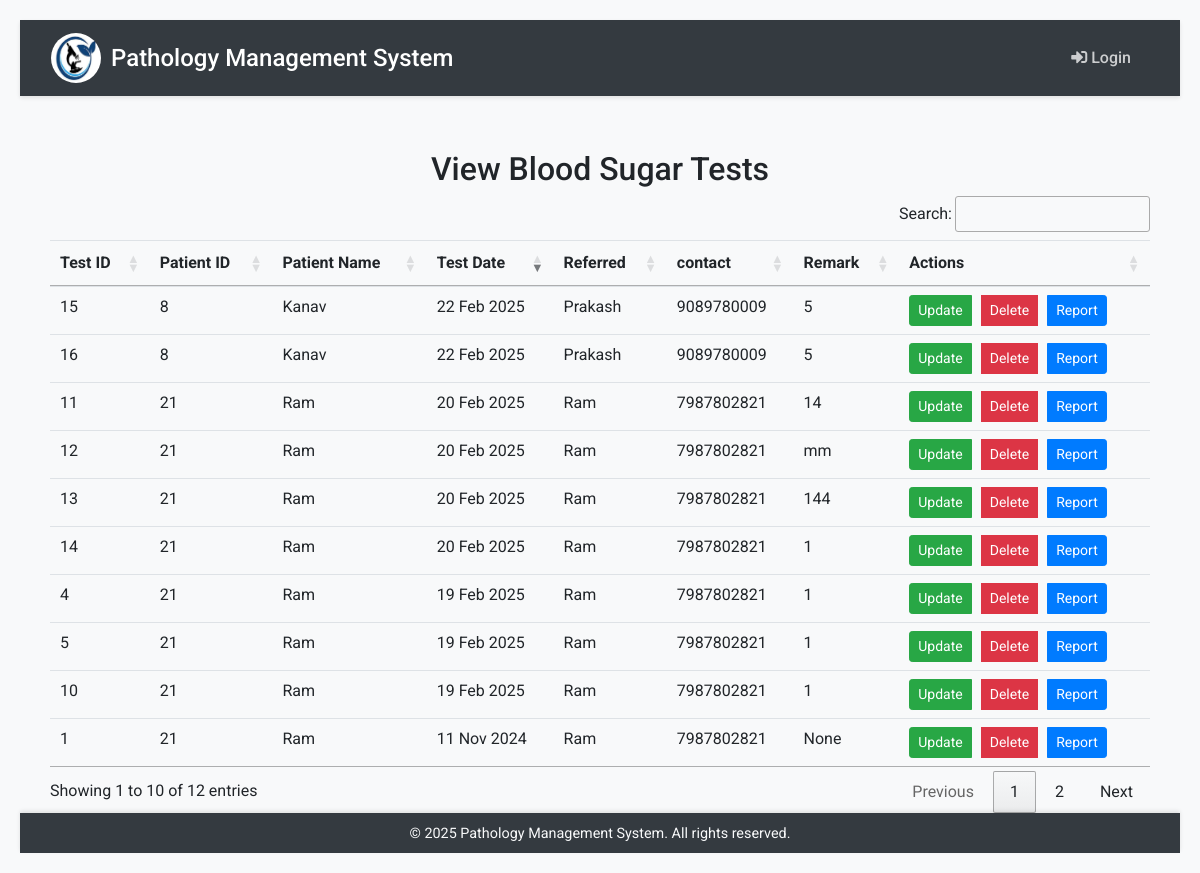
The page /viewbloodsugar/ on the database its author committed.
### pathoapp/models.py (models this page shows, shortened)
class BloodSugar(models.Model):
    patient = models.ForeignKey(PatientMaster, on_delete=models.CASCADE)
    test_id = models.IntegerField(primary_key=True)  # Primary key for the test
    test_date = models.DateField(default=datetime.now)  # Automatically sets the current date
    doctor = models.ForeignKey(Doctor, on_delete=models.CASCADE, null=True, blank=True)  # Add this field
    bloodfas = models.DecimalField(max_digits=5, decimal_places=2, null=True, blank=True)
    bloodpp = models.DecimalField(max_digits=5, decimal_places=2, null=True, blank=True)
    bloodrandom = models.DecimalField(max_digits=5, decimal_places=2, null=True, blank=True)
    urinefas = models.DecimalField(max_digits=5, decimal_places=2, null=True, blank=True)
    urinepp = models.DecimalField(max_digits=5, decimal_places=2, null=True, blank=True)
    urinerandom = models.DecimalField(max_digits=5, decimal_places=2, null=True, blank=True)
    acetone = models.DecimalField(max_digits=5, decimal_places=2, null=True, blank=True)
    other_test = models.CharField(max_length=100, null=True, blank=True)
    result = models.CharField(max_length=100, null=True, blank=True)
    normal_value = models.CharField(max_length=100, null=True, blank=True)
    remarks = models.CharField(max_length=100, null=True, blank=True)
    patientname = models.CharField(max_length=100)
    age = models.IntegerField()
    gender = models.CharField(max_length=10)
    mobile = models.CharField(max_length=15)
    email = models.EmailField()

class PatientMaster(models.Model):
    patientid = models.IntegerField(primary_key=True)
    patientname = models.CharField(max_length=100)  # Renamed 'name' to 'patientname'
    recondate = models.DateField()  # Recommended date for the patient
    age = models.IntegerField()
    GENDER_CHOICES = [
        ('MALE', 'Male'),
        ('FEMALE', 'Female'),
        ('OTHER', 'Other'),
    ]
    gender = models.CharField(max_length=10, choices=GENDER_CHOICES, default='MALE')
    mobile = models.CharField(max_length=15)
    email = models.EmailField()
    address = models.CharField(max_length=255)
    refbydoctor = models.ForeignKey(Doctor, on_delete=models.SET_NULL, null=True, blank=True)

class Doctor(models.Model):
    doctorname = models.CharField(max_length=255, primary_key=True)  # Field for doctor's name
    email = models.EmailField(max_length=254)  # Field for doctor's email address
    def __str__(self):
        return self.doctorname

### pathoapp/views.py (the view)
# urls.py: path('viewbloodsugar/', views.viewbloodsugar, name='viewbloodsugar'),
def viewbloodsugar(request):
    bloodsugar_tests = BloodSugar.objects.all()
    return render(request, 'pathoapp/viewbloodsugar.html', {
        'bloodsugar_tests': bloodsugar_tests
    })

### pathoapp/templates/pathoapp/viewbloodsugar.html (shortened to what this page needs)
{% extends "pathoapp/base.html" %}
{% load static %}
{% block content %}
<div class="container" style="margin-top:30px">
    <h2 class="text-center">View Blood Sugar Tests</h2>
    <table id="bloodsugarTestsTable" class="table table-hover">
        <thead>
            <tr>
                <th>Test ID</th>
                <th>Patient ID</th>
                <th>Patient Name</th>
                <th>Test Date</th>
                <th>Referred</th>
                <th>contact</th>
                <th>Remark</th>
                <th>Actions</th>
            </tr>
        </thead>
        <tbody>
            {% for test in bloodsugar_tests %}
            <tr>
                <td>{{ test.test_id }}</td>
                <td>{{ test.patient_id }}</td>
                <td>{{ test.patient.patientname }}</td>
                <td>{{ test.test_date|date:"d M Y" }}</td>
                <td>{{ test.patient.refbydoctor }}</td>
                <td>{{ test.patient.mobile}}</td>
                <td>{{ test.remarks }}</td>
                <td>
                    <div class="btn-group" role="group" aria-label="Actions">
                        <a href="{% url 'updatebloodsugar' test.test_id %}" class="btn btn-success btn-sm" style="margin-right: 10px;">Update</a>
                        <a href="#"
                            onclick="confirmDelete('{{ test.test_id }}'); return false;"
                            class="btn btn-danger btn-sm" style="margin-right: 10px;">Delete</a>
                        <a href="{% url 'bloodsugar_report' test.test_id %}" class="btn btn-primary btn-sm" >Report</a>
                    </div>
                </td>
            </tr>
            {% endfor %}
        </tbody>
    </table>
</div>
{% endblock %}

### pathoapp/templates/pathoapp/base.html (shortened to what this page needs)
{% load static %}
<!DOCTYPE html>
<html lang="en">
<head>
    <link rel="stylesheet" href="https://maxcdn.bootstrapcdn.com/bootstrap/4.3.1/css/bootstrap.min.css">
    <link rel="stylesheet" href="https://use.fontawesome.com/releases/v5.6.3/css/all.css">
    <link rel="stylesheet" type="text/css" href="{% static 'css/mystyle.css' %}">
    <link rel="stylesheet" href="https://cdn.datatables.net/1.11.5/css/jquery.dataTables.min.css">
    <link rel="stylesheet" href="https://cdn.datatables.net/buttons/2.2.3/css/buttons.dataTables.min.css">
</head>
<body>
    <nav class="navbar navbar-expand-lg bg-dark navbar-dark">
        <div class="container-fluid">
            <a class="navbar-brand" href="{% url 'home' %}">
                <img src="{% static 'images/logo.jpeg' %}" alt="Pathology Logo" width="50" height="50">
                <span>Pathology Management System</span>
            </a>
            <div class="collapse navbar-collapse" id="collapsibleNavbar">
                <ul class="navbar-nav ml-auto">
                    {% if user.is_authenticated %}
                        <li class="nav-item">
                            <a class="nav-link" href="#"><i class="fas fa-user"></i> Welcome, {{ user.username }}</a>
                        </li>
                        <li class="nav-item">
                            <a class="nav-link" href="{% url 'home' %}"><i class="fas fa-home"></i> Home</a>
                        </li>
                        <li class="nav-item dropdown">
                            <a class="nav-link dropdown-toggle" data-toggle="dropdown" href="#">Master</a>
                            <div class="dropdown-menu">
                                <a class="dropdown-item" href="{% url 'addpathoinfo' %}">Add Pathoinfo</a>
                                <a class="dropdown-item" href="{% url 'addpatient' %}">Add Patient</a>
                                <a class="dropdown-item" href="{% url 'viewpatient' %}">View Patient</a>
                                <a class="dropdown-item" href="{% url 'adddoctor' %}">Add Doctor</a>
                            </div>
                        </li>
                        <li class="nav-item dropdown">
                            <a class="nav-link dropdown-toggle" data-toggle="dropdown" href="#">Test</a>
                            <div class="dropdown-menu">
                                <a class="dropdown-item" href="{% url 'addhaematology' %}">Add Haematology</a>
                                <a class="dropdown-item" href="{% url 'viewhaematology' %}">View Haematology</a>
                                <hr class="dropdown-divider">
                                <a class="dropdown-item" href="{% url 'addbloodsugar' %}">Add Blood Sugar</a>
                                <a class="dropdown-item" href="{% url 'viewbloodsugar' %}">View Blood Sugar</a>
                                <hr class="dropdown-divider">
                                <a class="dropdown-item" href="{% url 'addkidney' %}">Add Kidney</a>
                                <a class="dropdown-item" href="{% url 'viewkidney' %}">View Kidney</a>
                                <hr class="dropdown-divider">
                                <a class="dropdown-item" href="{% url 'addurine' %}">Add Urine</a>
                                <a class="dropdown-item" href="{% url 'viewurine' %}">View Urine</a>
                                <hr class="dropdown-divider">
                                <a class="dropdown-item" href="{% url 'addhiv' %}">Add HIV</a>
                                <a class="dropdown-item" href="{% url 'viewhiv' %}">View HIV</a>
                                <hr class="dropdown-divider">
                                <a class="dropdown-item" href="{% url 'addmicroalbumin' %}">Add Microalbumin</a>
                                <a class="dropdown-item" href="{% url 'viewmicroalbumin' %}">View Microalbumin</a>
                                <a class="dropdown-item" href="{% url 'doctor_st' %}">Doctor Statement</a>
                                <a class="dropdown-item" href="{% url 'daily_report' %}">Daily Report</a>
                            </div>
                        </li>
                        <li class="nav-item dropdown">
                            <a class="nav-link dropdown-toggle" data-toggle="dropdown" href="#">Reports</a>
                            <div class="dropdown-menu">
                                {% for test in haematology_tests %}
                                    <a class="dropdown-item" href="{% url 'haematology_report' test.test_id %}">Haematology Report - {{ test.test_id }}</a>
                                {% endfor %}
                                {% for test in bloodsugar_tests %}
                                    <a class="dropdown-item" href="{% url 'bloodsugar_report' test.test_id %}">Blood Sugar Report - {{ test.test_id }}</a>
                                {% endfor %}
                                {% for test in kidney_tests %}
                                    <a class="dropdown-item" href="{% url 'kidney_report' test.test_id %}">Kidney Report - {{ test.test_id }}</a>
                                {% endfor %}
                                {% for test in urine_tests %}
                                    <a class="dropdown-item" href="{% url 'urine_report' test.test_id %}">Urine Report - {{ test.test_id }}</a>
                                {% endfor %}
                                {% for test in hiv_tests %}
                                    <a class="dropdown-item" href="{% url 'hiv_report' test.test_id %}">HIV Report - {{ test.test_id }}</a>
                                {% endfor %}
                                {% for test in microalbumin_tests %}
                                    <a class="dropdown-item" href="{% url 'microalbumin_report' test.test_id %}">Microalbumin Report - {{ test.test_id }}</a>
                                {% endfor %}
                            </div>
                        </li>
                        <li class="nav-item">
                            <a class="nav-link" href="{% url 'about' %}"><i class="far fa-address-card"></i> About</a>
                        </li>
                        <li class="nav-item">
                            <a class="nav-link" href="{% url 'contact' %}"><i class="fa fa-phone"></i> Contact</a>
                        </li>
                        <li class="nav-item">
                            <a class="nav-link" href="#" onclick="event.preventDefault(); document.getElementById('logout-form').submit();">
                                <i class="fas fa-sign-out-alt"></i> Logout
                            </a>
                        </li>
                        <form id="logout-form" method="post" action="{% url 'logout' %}" style="display: none;">
                            {% csrf_token %}
                        </form>
                    {% else %}
                        <li class="nav-item">
                            <a class="nav-link" href="{% url 'login' %}"><i class="fas fa-sign-in-alt"></i> Login</a>
                        </li>
                    {% endif %}
                </ul>
            </div>
        </div>
    </nav>
    <div class="container mt-4">
        {% block content %}
        {% endblock %}
    </div>
    <footer class="footer mt-auto py-2 bg-dark">
        <div class="container text-center">
            <span class="text-light">&copy; 2025 Pathology Management System. All rights reserved.</span>
        </div>
    </footer>
</body>
</html>

### pathoapp/static/css/mystyle.css (style rules this page uses)
.nav-link { color: white !important; }
.navbar-brand { color: yellow !important; font-weight: bold; }
body { font-family: 'Roboto', sans-serif; background-color: rgb(158, 196, 234); display: flex; justify-content: center; align-items: center; min-height: 100vh; margin: 0; padding: 20px; }
body { font-family: 'Roboto', sans-serif; background-color:rgb(158, 196, 234); display: flex; justify-content: center; align-items: center; min-height: 100vh; margin: 0; }
body { font-family: 'Roboto', sans-serif; background-color: #f8f9fa; display: flex; flex-direction: column; min-height: 100vh; margin: 0; }
.navbar { box-shadow: 0 2px 4px rgba(0, 0, 0, 0.1); background-color: #343a40; padding: 0.5rem 1rem; width: 100%; margin: 0; }
.navbar-brand { display: flex; align-items: center; font-weight: 500; font-size: 1.5rem; color: #fff !important; }
.navbar-brand img { border-radius: 50%; margin-right: 10px; }
.nav-item { margin: 0 10px; }
.nav-link { font-weight: 500; transition: color 0.3s ease; color: rgba(255, 255, 255, 0.75) !important; }
.footer { background-color: #343a40; color: #fff; margin-top: auto; box-shadow: 0 -2px 4px rgba(0, 0, 0, 0.1); width: 100%; padding: 1rem 0; text-align: center; }
.footer span { font-size: 0.9rem; }
.container { max-width: 1200px; margin: 0 auto; padding: 0 15px; }

### rows shown on the page
BloodSugar: test_id "1", patient_id "21", patient.patientname "Ram", test_date "11 Nov 2024", patient.refbydoctor "Ram", patient.mobile "7987802821", remarks "None"
BloodSugar: test_id "4", patient_id "21", patient.patientname "Ram", test_date "19 Feb 2025", patient.refbydoctor "Ram", patient.mobile "7987802821", remarks "1"
BloodSugar: test_id "5", patient_id "21", patient.patientname "Ram", test_date "19 Feb 2025", patient.refbydoctor "Ram", patient.mobile "7987802821", remarks "1"
BloodSugar: test_id "10", patient_id "21", patient.patientname "Ram", test_date "19 Feb 2025", patient.refbydoctor "Ram", patient.mobile "7987802821", remarks "1"
BloodSugar: test_id "11", patient_id "21", patient.patientname "Ram", test_date "20 Feb 2025", patient.refbydoctor "Ram", patient.mobile "7987802821", remarks "14"
BloodSugar: test_id "12", patient_id "21", patient.patientname "Ram", test_date "20 Feb 2025", patient.refbydoctor "Ram", patient.mobile "7987802821", remarks "mm"
BloodSugar: test_id "13", patient_id "21", patient.patientname "Ram", test_date "20 Feb 2025", patient.refbydoctor "Ram", patient.mobile "7987802821", remarks "144"
BloodSugar: test_id "14", patient_id "21", patient.patientname "Ram", test_date "20 Feb 2025", patient.refbydoctor "Ram", patient.mobile "7987802821", remarks "1"
BloodSugar: test_id "15", patient_id "8", patient.patientname "Kanav", test_date "22 Feb 2025", patient.refbydoctor "Prakash", patient.mobile "9089780009", remarks "5"
BloodSugar: test_id "16", patient_id "8", patient.patientname "Kanav", test_date "22 Feb 2025", patient.refbydoctor "Prakash", patient.mobile "9089780009", remarks "5"
